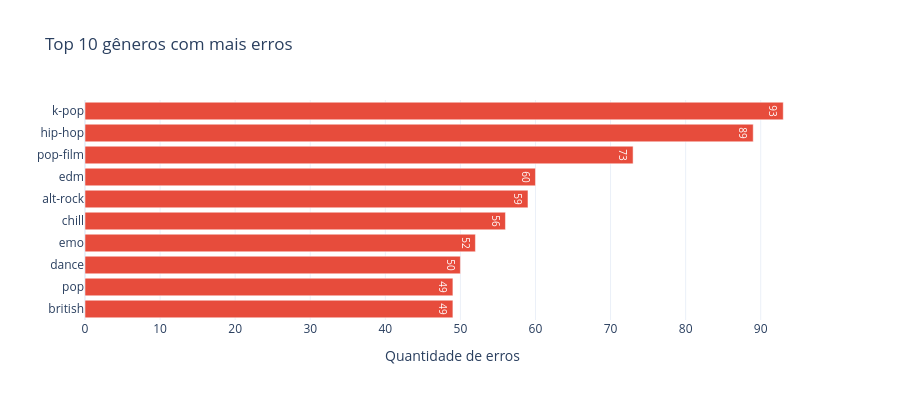

Notebook cell for this chart:
### Markdown cell above
## Em quais gêneros o modelo mais erra?

Se os erros se concentram em gêneros específicos, o modelo pode estar enviesado. Isso é informação direta pra quem for usar o app.

### Code cell
errors = results[results["tipo"].isin(["falso_positivo", "falso_negativo"])]
error_by_genre = errors["track_genre"].value_counts().head(10).reset_index()
error_by_genre.columns = ["genre", "errors"]

fig = px.bar(
    error_by_genre, x="errors", y="genre",
    orientation="h", text="errors",
    title="Top 10 gêneros com mais erros",
    labels={"errors": "Quantidade de erros", "genre": ""},
    color_discrete_sequence=["#e74c3c"],
)
fig.update_layout(height=400, template="plotly_white", yaxis=dict(autorange="reversed"))
fig.show()

### Figure 1 — Plotly figure (JSON) as saved in the notebook; plotly's stock layout.template omitted (floating-point values rounded to 4 significant figures)
{"data": [{"hovertemplate": "Quantidade de erros=%{text}<br>=%{y}<extra></extra>", "legendgroup": "", "marker": {"color": "#e74c3c", "pattern": {"shape": ""}}, "name": "", "orientation": "h", "showlegend": false, "text": [93.0, 89.0, 73.0, 60.0, 59.0, 56.0, 52.0, 50.0, 49.0, 49.0], "textposition": "auto", "type": "bar", "x": [93, 89, 73, 60, 59, 56, 52, 50, 49, 49], "xaxis": "x", "y": ["k-pop", "hip-hop", "pop-film", "edm", "alt-rock", "chill", "emo", "dance", "pop", "british"], "yaxis": "y"}], "layout": {"barmode": "relative", "height": 400, "legend": {"tracegroupgap": 0}, "title": {"text": "Top 10 gêneros com mais erros"}, "xaxis": {"anchor": "y", "domain": [0, 1], "title": {"text": "Quantidade de erros"}}, "yaxis": {"anchor": "x", "autorange": "reversed", "domain": [0, 1], "title": {"text": ""}}}}
